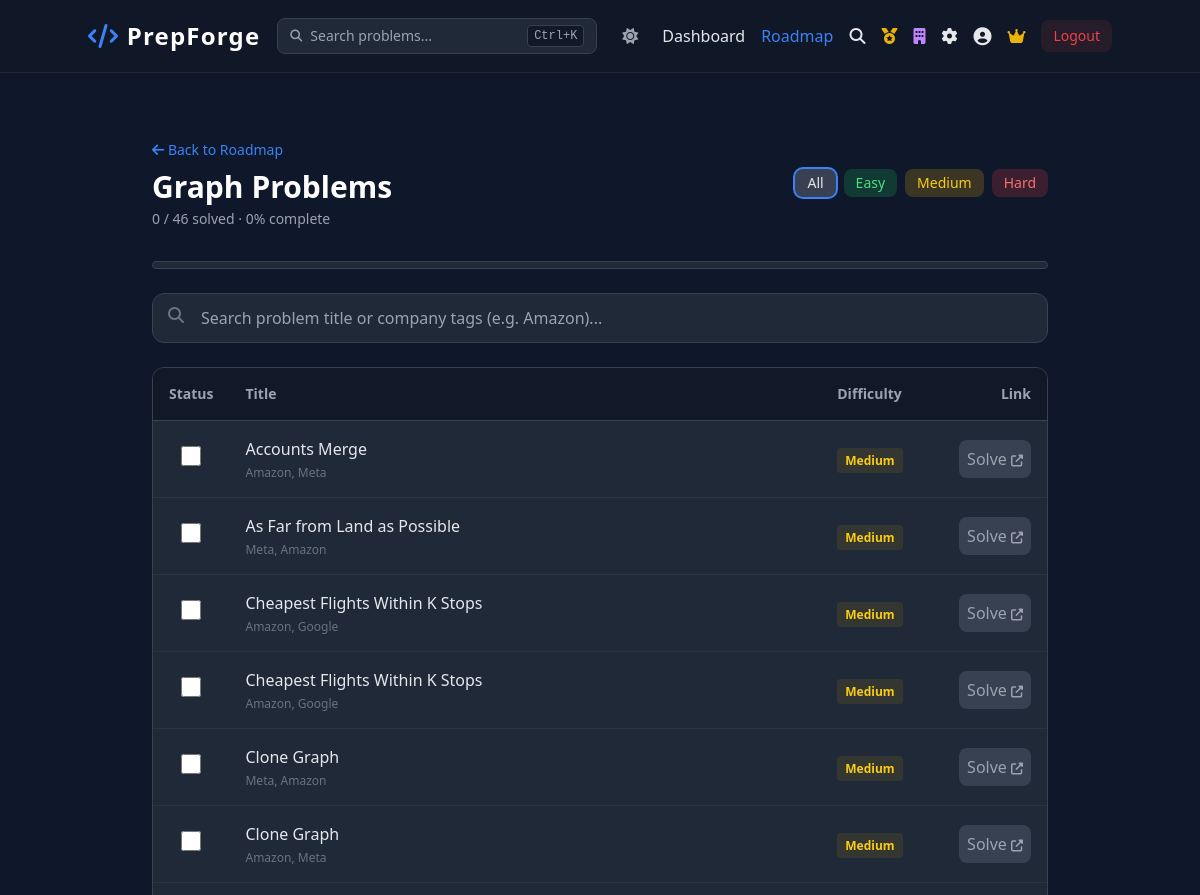
Page /topic/5 (signed in, upper part) on the earlier database version.
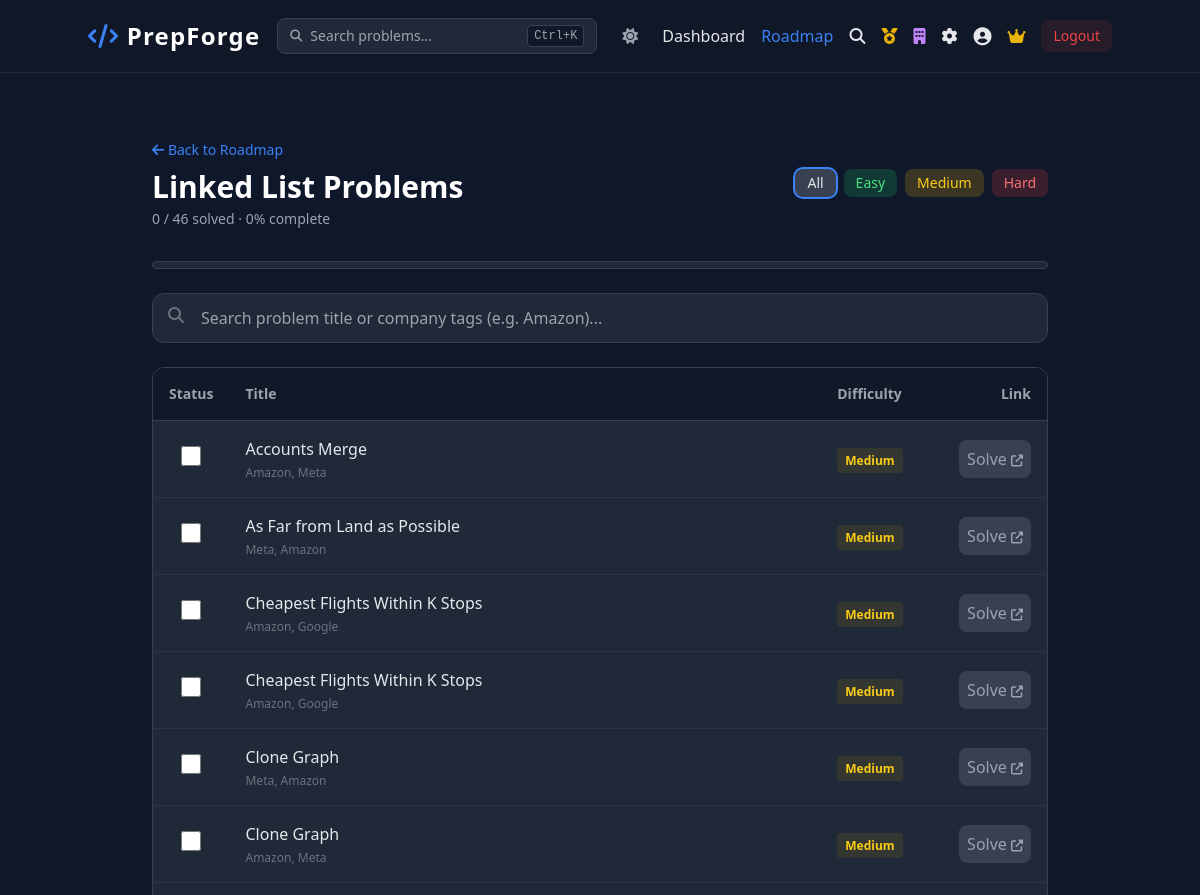
Same page on the later database version.
### tables this page shows
CREATE TABLE topics (
                    id INTEGER PRIMARY KEY AUTOINCREMENT,
                    name TEXT UNIQUE NOT NULL,
                    icon TEXT NOT NULL
                 );

### app.py (the view)
@app.route('/topic/<int:topic_id>')
@login_required
def topic(topic_id):
    conn = get_db()
    topic_info = conn.execute('SELECT * FROM topics WHERE id = ?', (topic_id,)).fetchone()
    if not topic_info:
        conn.close()
        flash('Topic not found.', 'warning')
        return redirect(url_for('roadmap'))
    problems = conn.execute('''
        SELECT p.*, CASE WHEN up.problem_id IS NOT NULL THEN 1 ELSE 0 END as is_solved
        FROM problems p
        LEFT JOIN user_progress up ON p.id = up.problem_id AND up.user_id = ?
        WHERE p.topic_id = ?
        ORDER BY
            CASE p.difficulty WHEN 'Easy' THEN 1 WHEN 'Medium' THEN 2 ELSE 3 END,
            p.title
    ''', (session['user_id'], topic_id)).fetchall()
    solved_count = sum(1 for p in problems if p['is_solved'])
    conn.close()
    return render_template(
        'topic.html',
        topic=topic_info,
        problems=problems,
        solved_count=solved_count,
        total_count=len(problems),
    )

### app.py (called while the page is built)
def get_db():
    conn = sqlite3.connect(DATABASE, timeout=15)
    conn.row_factory = sqlite3.Row
    return conn

@app.context_processor
def inject_globals():
    return {'current_year': datetime.now().year}

def login_required(f):
    @wraps(f)
    def decorated_function(*args, **kwargs):
        if 'user_id' not in session:
            flash('Please log in to access this page.', 'warning')
            return redirect(url_for('login'))
        return f(*args, **kwargs)
    return decorated_function

### templates/topic.html (shortened to what the changed rows need)
{% extends 'base.html' %}
{% block content %}
<div class="max-w-4xl mx-auto mt-8">
    <div class="flex flex-col md:flex-row justify-between items-start md:items-center gap-4 mb-8">
        <div>
            <a href="{{ url_for('roadmap') }}" class="text-brand hover:underline text-sm"><i class="fas fa-arrow-left"></i> Back to Roadmap</a>
            <h1 class="text-3xl font-bold text-white mt-2">{{ topic.name }} Problems</h1>
            <p class="text-gray-400 text-sm mt-1">{{ solved_count }} / {{ total_count }} solved
                {% if total_count > 0 %}
                    · {{ ((solved_count / total_count) * 100)|int }}% complete
                {% endif %}
            </p>
        </div>
    </div>
    {% if problems %}
    <div class="bg-gray-800 rounded-xl border border-gray-700 overflow-hidden">
        <table class="w-full text-left border-collapse" id="problemTable">
            <thead>
                <tr class="bg-gray-900 border-b border-gray-700 text-sm text-gray-400">
                    <th class="p-4 w-16 text-center">Status</th>
                    <th class="p-4">Title</th>
                    <th class="p-4 w-24">Difficulty</th>
                    <th class="p-4 text-right">Link</th>
                </tr>
            </thead>
        </table>
    </div>
    {% else %}
    <div class="text-center py-16 bg-gray-800 rounded-xl border border-gray-700">
        <i class="fas fa-inbox text-4xl text-gray-600 mb-4"></i>
        <p class="text-gray-400">No problems in this topic yet.</p>
    </div>
    {% endif %}
</div>
{% endblock %}

Differences in the rows shown:
changed topics: name "Graph" → "Linked List"
